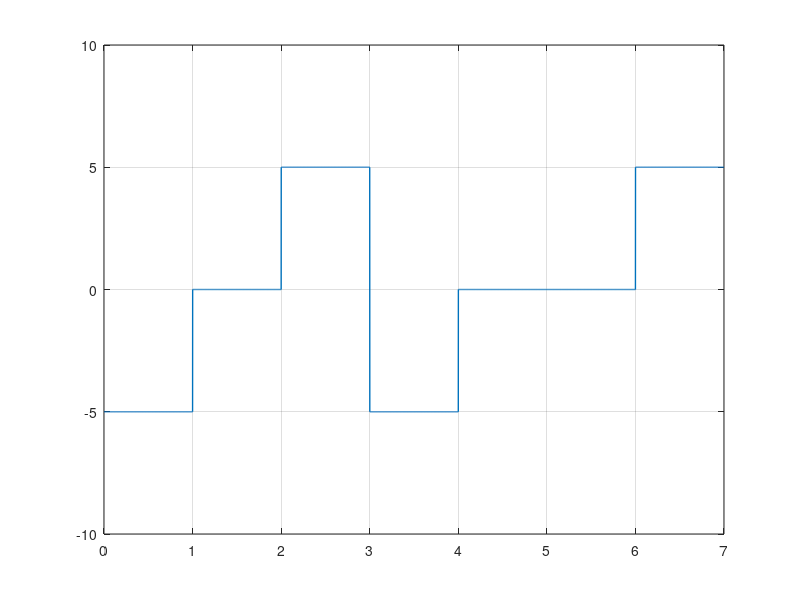

Reproduce this figure in MATLAB.
clear all;
close all;

bits = [1 0 1 1 0 0 1];

#modulation
bitrate  = 1;
voltage  = 5;
samplingRate = 1000;
samplingTime = 1/samplingRate;
endTime = length(bits)/bitrate;
time = 0:samplingTime:endTime;
index = 1;
pre = -1;
for i=1:length(time)
  if(bits(index)==1)
    modulation(i) = voltage*(pre);

  else
    modulation(i) = 0;
  endif
  if(bitrate*time(i)>=index)
  index=index+1;
  if(index<=length(bits) && bits(index)==1)
  pre = -pre;
  endif
  endif
endfor
plot(time, modulation, "LineWidth", 1);
axis([0 endTime -voltage-5 voltage+5]);
grid on;


%demodulation
index = 1;
pre = 1;
for i=1:length(modulation)
  if(modulation(i) == 0)
    demodulation(index) = 0;
  else
    demodulation(index)=1;
endif
  if(bitrate*time(i)>=index)
  index+=1;
endif
endfor
disp(demodulation);

